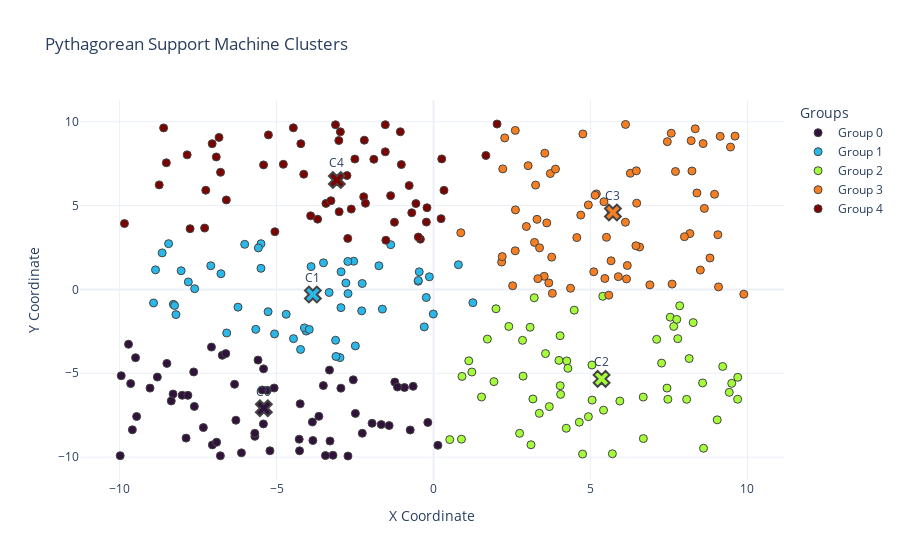

Notebook cell for this chart:
### Code cell
max_iterations = 1000
model = PythagoreanSupportMachineModel(input)
output: PythagoreanSupportMachineOutput = model.run(max_iterations)
plot_groups(output)
